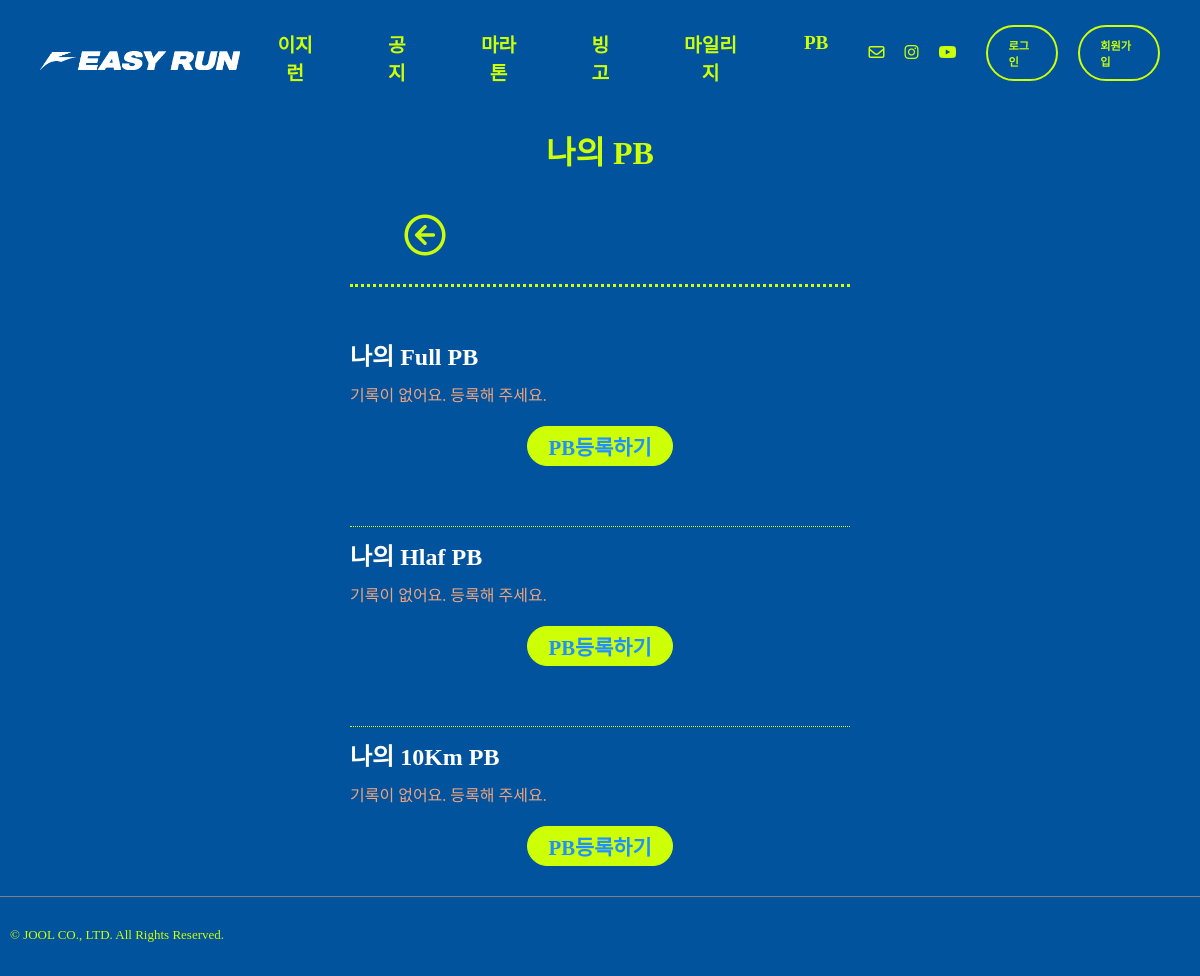
/runres/pbview/4/, run on an earlier commit of the app's database.
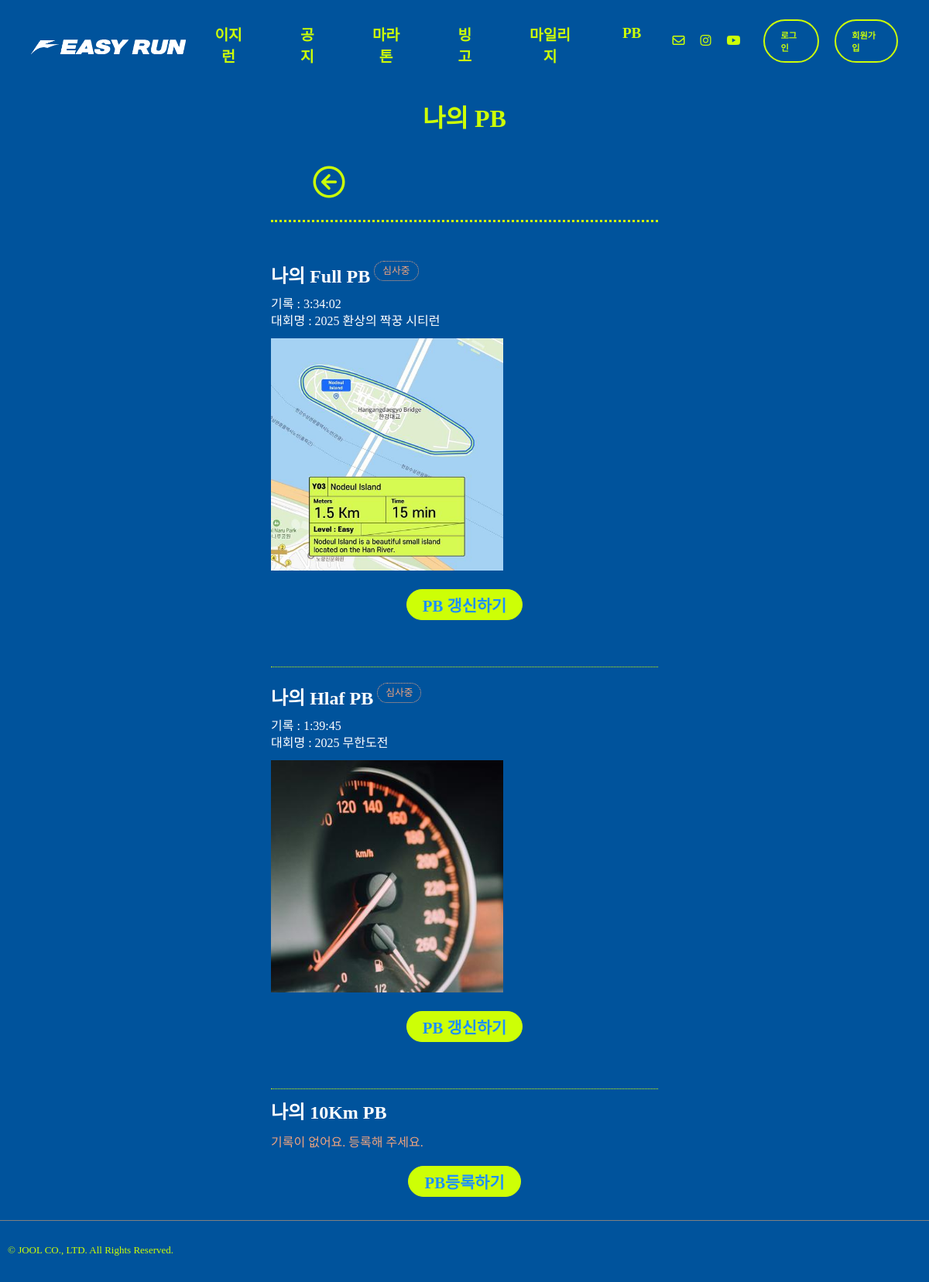
And on a later commit of the database.
### record/models.py (models this page shows, shortened)
class PersonalRecord(models.Model):
    STATUS_CHOICES = [
        ('pending', '심사중'),
        ('verified', '인증됨'),
        ('rejected', '반려됨'),
    ]
    CATEGORY_CHOICES = [
        ('10K', '10km'),
        ('HM', '하프마라톤'),
        ('FM', '풀마라톤'),
    ]
    event_name = models.CharField(max_length=50)
    runner = models.ForeignKey(settings.AUTH_USER_MODEL,on_delete=models.CASCADE)
    category = models.CharField(max_length=5, choices=CATEGORY_CHOICES)
    date = models.DateField(blank=True, null=True)
    record = models.DurationField()  # 시간 기록
    status = models.CharField(
        max_length=10,
        choices=STATUS_CHOICES,
        default='pending'
    )
    evidence_url = ResizedImageField(size=[500,500], upload_to="record", blank=False)
    created_at = models.DateTimeField(auto_now_add=True)
    desc = models.TextField(blank=True)
    class Meta:
        unique_together = ('runner', 'category')  # 한 종목에 1개 PR

### record/views.py (the view)
# urls.py: path('pbview/<str:pk>/', views.pbView, name="pbView"),
def pbView(request,pk):
    pb_tenk = PersonalRecord.objects.filter(runner=pk).filter(category='10K').first()
    pb_hm = PersonalRecord.objects.filter(runner=pk).filter(category='HM').first()
    pb_fm = PersonalRecord.objects.filter(runner=pk).filter(category='FM').first()
    return render(request,"run_mypb.html", {"pb_tenk":pb_tenk, "pb_hm":pb_hm, "pb_fm":pb_fm})

### templates/run_mypb.html (shortened to what this page needs)
{% extends "base.html" %}
{% load static %}
{% block content %}
  <div class="main-view flex-center">
    <div class="container-w500">
      <div>
        <p class="page-title">나의 PB</p>
      </div>
      <div class="run-submit-prev">
        <div class="previous-btn">
          <a href="{{ request.META.HTTP_REFERER }}">
            <img src="{% static "img/circle-arrow-down.png" %}" alt="logo-top" height="50px" ,="," width="auto"></a>
        </div>
      </div>
      <div class="divider-line"></div>
      <div class="space-h30"></div>
      <div>
        {% if pb_fm == None %}
          <div class="title-pb">나의 Full PB</div>
          <div class="no-record">기록이 없어요. 등록해 주세요.</div>
          <div class="btn-control">
            <a href="{% url "runres:pbresPage" user.pk "FM" %}">
              <button class="btn-kor">PB등록하기</button>
            </a>
          </div>
        {% else %}
          <div class="flex-row">
            <div class="title-pb">나의 Full PB</div>
            <div class="{% if pb_fm.status == 'verified' %}pb-status-verified
            {% elif pb_fm.status == 'pending' %}pb-status-pending
            {% else %}pb-status-rejected{% endif %}">{{ pb_fm.get_status_display }}</div>
          </div>
          <div class="pb-event">
            <div>기록 :
              {{ pb_fm.record }}</div>
            <div>대회명 :
              {{ pb_fm.event_name }}</div>
          </div>
          <img class="card-main-img" src="/media/{{ pb_fm.evidence_url }}" alt="" height="auto" width="auto"/>
          <div class="btn-control">
            <a href="{% url "runres:pbUpdateView" user.pk "FM" %}">
              <button class="btn-kor">PB 갱신하기</button>
            </a>
          </div>
        {% endif %}
      </div>
      <div class="space-h30"></div>
      <div class="divider-line-1"></div>
      <div>
        {% if pb_hm == None %}
          <div class="title-pb">나의 Hlaf PB</div>
          <div class="no-record">기록이 없어요. 등록해 주세요.</div>
          <div class="btn-control">
            <a href="{% url "runres:pbresPage" user.pk "HM" %}">
              <button class="btn-kor">PB등록하기</button>
            </a>
          </div>
        {% else %}
          <div class="flex-row">
            <div class="title-pb">나의 Hlaf PB</div>
            <div class="{% if pb_hm.status == 'verified' %}pb-status-verified
            {% elif pb_hm.status == 'pending' %}pb-status-pending
            {% else %}pb-status-rejected{% endif %}">{{ pb_hm.get_status_display }}</div>
          </div>
          <div class="pb-event">
            <div>기록 :
              {{ pb_hm.record }}</div>
            <div>대회명 :
              {{ pb_hm.event_name }}</div>
          </div>
          <img class="card-main-img" src="/media/{{ pb_hm.evidence_url }}" alt="" height="auto" width="auto"/>
          <div class="btn-control">
            <a href="{% url "runres:pbUpdateView" user.pk "HM" %}">
              <button class="btn-kor">PB 갱신하기</button>
            </a>
          </div>
        {% endif %}
      </div>
      <div class="space-h30"></div>
      <div class="divider-line-1"></div>
      <div>
        {% if pb_tenk == None %}
          <div class="title-pb">나의 10Km PB</div>
          <div class="no-record">기록이 없어요. 등록해 주세요.</div>
          <div class="btn-control">
            <a href="{% url "runres:pbresPage" user.pk "10K" %}">
              <button class="btn-kor">PB등록하기</button>
            </a>
          </div>
        {% endif %}
      </div>
    </div>
  </div>
{% endblock content %}

What changed in the data, as far as the page shows it:
added PersonalRecord: status "심사중", record "3:34:02", event_name "2025 환상의 짝꿍 시티런", evidence_url (picture)
added PersonalRecord: status "심사중", record "1:39:45", event_name "2025 무한도전", evidence_url (picture)
Also different on the page:
text no longer shown: "기록이 없어요. 등록해 주세요. PB등록하기 기록이 없어요. 등록해 주세요. PB등록하기"
text now shown: "기록 : 대회명 : PB 갱신하기 기록 : 대회명 : PB 갱신하기"
